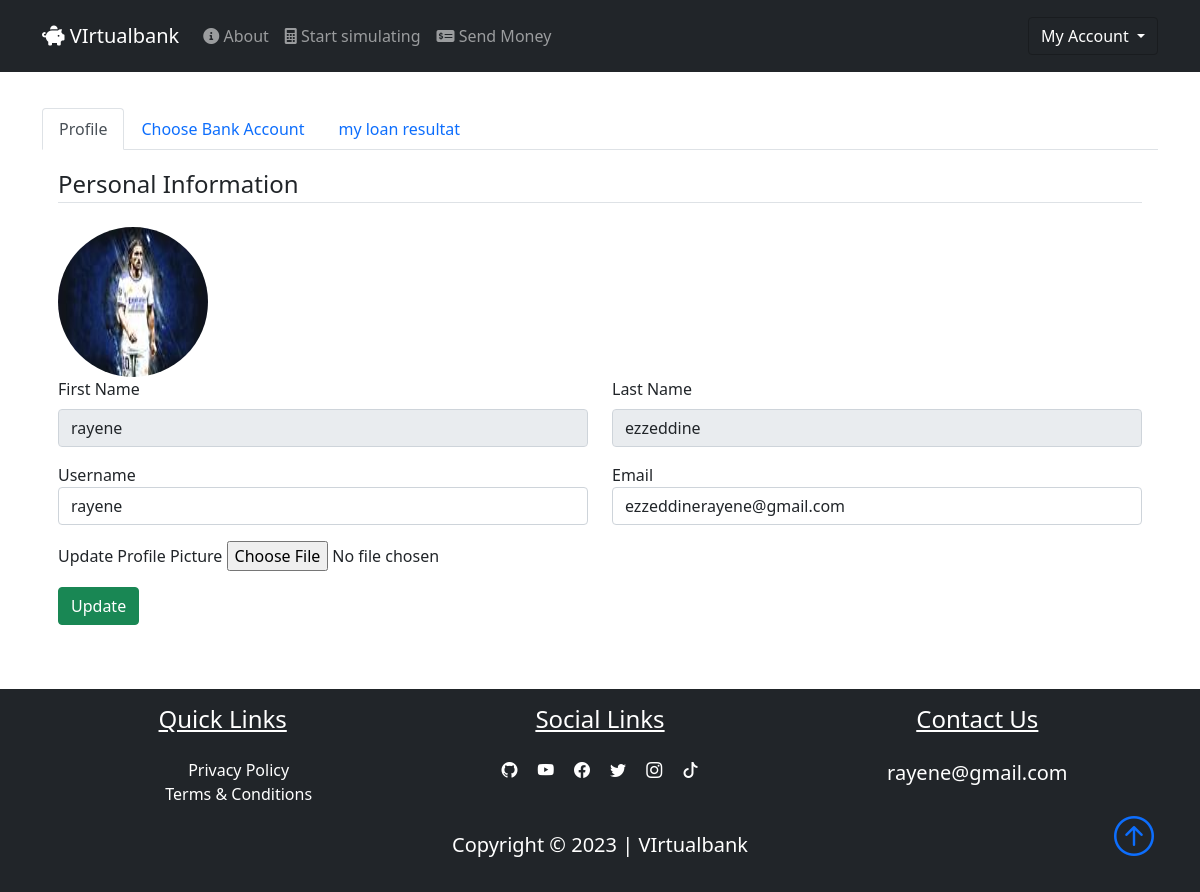
Screenshot of /dashboard/profile (signed in) with the database file from the repository.
### dev/models.py (models this page shows, shortened)
class User(db.Model, UserMixin):
    id = db.Column(db.Integer, primary_key=True)
    username = db.Column(db.String(25), unique=True, nullable=True)
    email = db.Column(db.String(125), unique=True, nullable=True)
    image_file = db.Column(db.String(20), nullable=False, default="default.png")
    password = db.Column(db.String(60), nullable=False)
    fname = db.Column(db.String(25), nullable=False)
    lname = db.Column(db.String(25), nullable=False)
    identifier = db.Column(db.Integer, unique=True, nullable=False)
    PersonalCode = db.Column(db.Integer, unique=True, nullable=True)
    Gender=db.Column(db.Integer)
    Married=db.Column(db.Integer)
    Dependents=db.Column(db.Integer)
    Education=db.Column(db.Integer)
    Credit_History=db.Column(db.Float)
    Property_Area=db.Column(db.Integer)
    ApplicantIncome=db.Column(db.Float)
    TotalIncome=db.Column(db.Float)
    Self_Employed=db.Column(db.Integer)
    bank_accounts = db.relationship('BankAccount', backref='user', lazy=True)

### dev/Users/routes.py (the view)
@users.route("/dashboard/profile", methods=["GET", "POST"])
@login_required
def profile():
    profile_form = UpdateProfileForm()
    if profile_form.validate_on_submit():
        if profile_form.picture.data:
            picture_file = save_picture(profile_form.picture.data)
            current_user.image_file = picture_file
        current_user.username = profile_form.username.data
        current_user.email = profile_form.email.data
        db.session.commit()
        flash("Your profile has been updated", "success")
        return redirect(url_for("users.profile"))
    elif request.method == "GET":
        profile_form.username.data = current_user.username
        profile_form.email.data = current_user.email
    image_file = url_for("static", filename=f"user_pics/{current_user.image_file}")
    return render_template(
        "profile.html",
        title="Profile",
        profile_form=profile_form,
        image_file=image_file,
        active_tab="profile",
    )

### dev/Users/forms.py (shortened to what this page needs)
class UpdateProfileForm(FlaskForm):
    username = StringField(
        "Username", validators=[DataRequired(), Length(min=2, max=25)]
    )
    email = StringField("Email", validators=[DataRequired(), Email()])
    picture = FileField(
        "Update Profile Picture", validators=[FileAllowed(["jpg", "png"])]
    )
    submit = SubmitField("Update")

### dev/models.py (called while the page is built)
@login_manager.user_loader
def load_user(user_id):
    return User.query.get(int(user_id))

### dev/templates/profile.html (shortened to what this page needs)
{% extends "dashboard.html"%}
{% block profile %}
<div class="{{'tab-pane show active fade p-3' if active_tab=='profile' else 'tab-pane fade p-3'}}" id="nav-profile"
    role="tabpanel" aria-labelledby="nav-profile-tab">
    <form action=" " method="POST" enctype="multipart/form-data">
        <fieldset class='form-group'>
            <legend class='border-bottom mb-4'>Personal Information</legend>
            <img class="rounded-circle user-img" src="{{image_file}}" alt="">
            <div class='form-group'>
                <div class="row mb-3">
                    <div class="col">
                        <label for="fname" class="form-label">First Name</label>
                        <input class="form-control" type="text" value="{{ current_user.fname}}" readonly>
                    </div>
                    <div class="col">
                        <label for="lname" class="form-label">Last Name</label>
                        <input class="form-control" type="text" value="{{ current_user.lname}}" readonly>
                    </div>
                </div>
                <div class="row mb-3">
                    <div class="col">
                        {{ profile_form.username.label(class='form-control-label')}}
                        {% if profile_form.username.errors%}
                        {{ profile_form.username(class='form-control form-control-lg is-invalid')}}
                        <div class="invalid-feedback">
                            {% for error in profile_form.username.errors %}
                            <span>{{error}}</span>
                            {% endfor %}
                        </div>
                        {% else %}
                        {{ profile_form.username(class='form-control form-control')}}
                        {% endif %}
                    </div>
                    <div class="col">
                        {{ profile_form.email.label(class='form-control-label')}}
                        {% if profile_form.email.errors%}
                        {{ profile_form.email(class='form-control form-control-lg is-invalid')}}
                        <div class="invalid-feedback">
                            {% for error in profile_form.email.errors %}
                            <span>{{error}}</span>
                            {% endfor %}
                        </div>
                        {% else %}
                        {{ profile_form.email(class='form-control form-control')}}
                        {% endif %}
                    </div>
                </div>
            </div>
        </fieldset>
        <fieldset>
                <div class="form-group mb-3">
                    {{ profile_form.picture.label}}
                    {{ profile_form.picture(class='form-control-file')}}
                </div>
                <div class="col-12">
                    <button class="btn btn-success" type="submit">Update</button>
                </div>
            </div>
</div>
{% endblock profile %}

### dev/static/login1.css (style rules this page uses)
body::before { display: block; content: ''; height: 60px; }
.user-img { height: 150px; width: 150px; margin-right: 8px; }

### rows the page displays
User: fname "rayene", lname "ezzeddine", username "rayene", email "ezzeddinerayene@gmail.com"

### other values shown
{{ profile_form.username.label(class='form-control-label') }} "Username"
{{ profile_form.email.label(class='form-control-label') }} "Email"
{{ profile_form.picture.label }} "Update Profile Picture"
